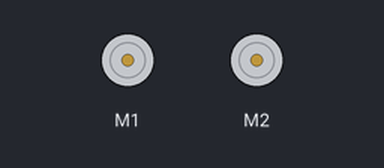
Recording of a sketch running on a simulated Arduino Uno, built with avr-gcc and run on an emulated ATmega328P. Parts: 2 × DC motor (green arrow = forward, orange = backward, longer = faster). What the sketch prints to the serial monitor is not drawn.

Above: at 10.7 s.
Timing chart, 0 to 14.6 s (numbered marks = the images above):
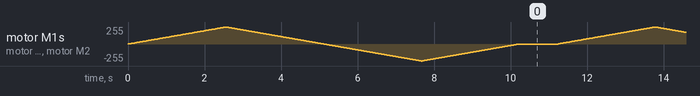

The sketch:

bb8TestMotora.ino
```cpp
// (licence header left out)
#include <AFMotor.h>

AF_DCMotor motorL(1);
AF_DCMotor motorD(2);

void setup() {
  Serial.begin(9600);           // set up Serial library at 9600 bps
  Serial.println("Motor test!");

  // turn on motor
  motorL.setSpeed(200);
  motorD.setSpeed(200);

  motorL.run(RELEASE);
  motorD.run(RELEASE);
}

void loop() {
  uint8_t i;

  Serial.print("tick");

  motorL.run(FORWARD);
  motorD.run(FORWARD);
  for (i = 0; i < 255; i++) {
    motorL.setSpeed(i);
    motorD.setSpeed(i);
    delay(10);
  }

  for (i = 255; i != 0; i--) {
    motorL.setSpeed(i);
    motorD.setSpeed(i);
    delay(10);
  }

  Serial.print("tock");

  motorL.run(BACKWARD);
  motorD.run(BACKWARD);
  for (i = 0; i < 255; i++) {
    motorL.setSpeed(i);
    motorD.setSpeed(i);
    delay(10);
  }

  for (i = 255; i != 0; i--) {
    motorL.setSpeed(i);
    motorD.setSpeed(i);
    delay(10);
  }


  Serial.print("tech");
  motorL.run(RELEASE);
  motorD.run(RELEASE);
  delay(1000);
}
```
